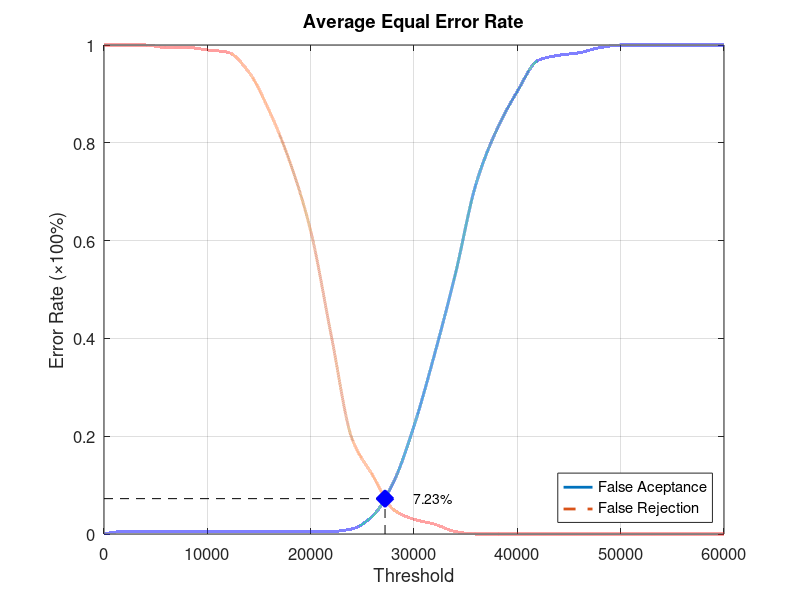
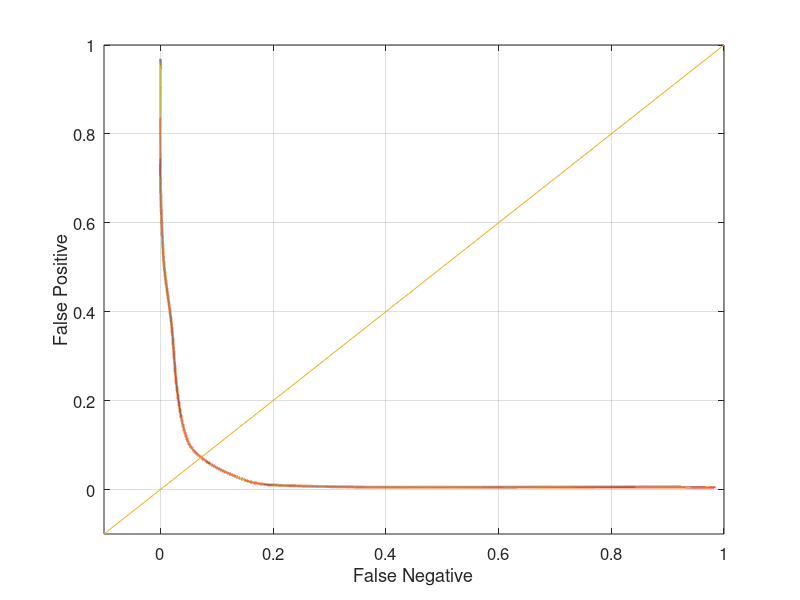

MATLAB code to generate these figures, in order:
function yEER = Database3_1
close all;
clear;
clc;
x = 0:2000:60000;
xq = 0:0.5:60000;

y0 = [0 0.00526316 0.00526316 0.00526316 0.00526316 0.00526316 0.00526316 0.00526316 0.00526316 0.00526316 0.00526316 0.00526316 0.0105263 0.0368421 0.105263 0.221053 0.368421 0.531579 0.715789 0.826316 0.905263 0.968421 0.978947 0.984211 0.994737 1 1 1 1 1 1];
yy0 = interp1(x, y0, xq, 'pchip');
y1 = [1 1 1 0.995 0.995 0.99 0.985 0.945 0.865 0.76 0.62 0.405 0.195 0.12 0.05 0.03 0.02 0.005 0 0 0 0 0 0 0 0 0 0 0 0 0];
yy1 = interp1(x, y1, xq, 'pchip');

% Calculating EER: 
y2 = abs(y0 - y1);
find(y2 == min(y2))
yy2 = abs(yy0 - yy1);
xEER = find(yy2 == min(yy2));
xEERIndex = xq(xEER) % X-axis EER
yEER = yy0(xEER) % Y-axis EER

main = figure
plot(xq, yy0,'-','LineWidth', 2);	hold on
plot(xq, yy1,'--','LineWidth', 2);	hold on
plot([xEERIndex xEERIndex], [0 yEER], 'k--');	hold on
plot([0 xEERIndex], [yEER yEER], 'k--');	hold on
plot(xEERIndex, yEER, 'bx', 'LineWidth', 10);	hold on
text(xEERIndex + 10 * xEERIndex / 100, yEER, [num2str(round((10000 * yEER)) / 100) '%'])
legend('False Aceptance', 'False Rejection', 'Location', 'SouthEast')
xlabel('Threshold')
ylabel('Error Rate (\times100%)')
title('Average Equal Error Rate')
set(gca, 'FontSize', 12)
axis([0 60000 0 1])
grid on

print(main, 'Database3_1Main', '-dpng');
FNRxFPR = figure('Color', [1 1 1]);
plot(yy1, yy0, '-', yy1, yy0, 'LineWidth', 2);
hold on
y = -0.1:0.1:1
plot(y, y); 
set(gca, 'FontSize', 12)
xlabel('False Negative')
ylabel('False Positive')
axis([-0.1 1 -0.1 1])
set(gca, 'FontSize', 12)
grid on

print(FNRxFPR, 'Database3_1FNRxFPR','-dpng');
end
